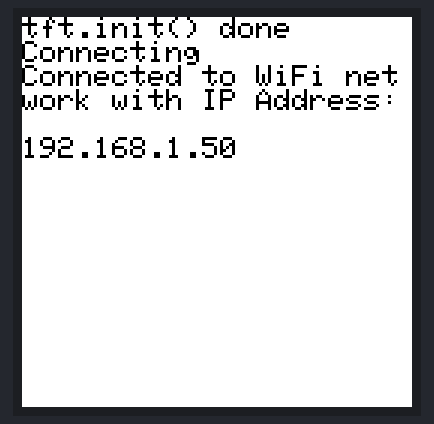
This sketch was run on a simulated ESP32. On the bench: 130×130 colour display. WiFi joins after 1.5 s; servers stay silent unless stated; what the sketch prints to the serial monitor is not drawn.

Above: at 1.6 s.
At 2.9 s:
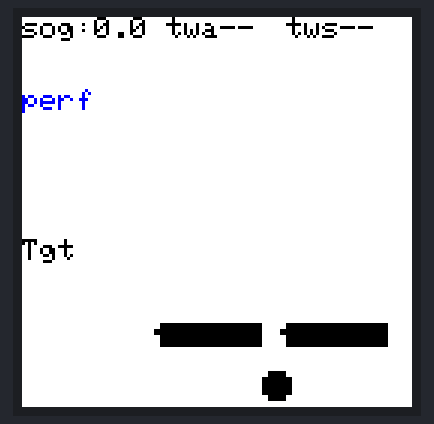

Measured:
- what the display in image 0 shows lasts 1.3 s, from 1.5 s to 2.8 s

The sketch:

AfficheurExtssd1283.ino
```cpp
// (licence header left out)
#include <WiFi.h>
#include <HTTPClient.h>
#include <SSD1283A.h> //Hardware-specific library
#include <Fonts/FreeMonoBoldOblique12pt7b.h>
#include <Fonts/FreeMonoBold18pt7b.h>
#include <Fonts/FreeMonoBold24pt7b.h>

SSD1283A tft(/*CS=5*/ SS, /*A0DC=*/ 17, /*RST=*/ 16, /*LED=*/ 4); //hardware spi,cs,cd,reset,led SCL=18 SDA=23MOSI

#define  BLACK  0x0000
#define BLUE    0x001F
#define RED     0xF800
#define GREEN   0x07E0
#define CYAN    0x07FF
#define MAGENTA 0xF81F
#define YELLOW  0xFFE0
#define WHITE   0xFFFF

// Set your network
const char* ssid = "yourssid";
const char* password = "yourpassword";

//Your IP address or domain name with URL path

const char* serverNameTarg = "http://192.168.0.35/target";
const char* serverNameTws = "http://192.168.0.35/tws";
const char* serverNameSog = "http://192.168.0.35/sog";
const char* serverNameTwa = "http://192.168.0.35/twa";

String tws;
String twa;
String target;
String sog;
int perf;

unsigned long previousMillis = 0;
const long interval = 1000;

void setup() {
  Serial.begin(115200);
  tft.init();
  tft.fillScreen(WHITE);

  // display temperature
  tft.setTextSize(1);
  tft.setTextColor(BLACK);
  tft.setCursor(0, 0);
  tft.println("tft.init() done");
  Serial.println("tft.init() done");


  WiFi.begin(ssid, password);
  tft.println("Connecting");
  while (WiFi.status() != WL_CONNECTED) {
    delay(500);
    Serial.print(".");
  }
  Serial.println("");
  tft.println("Connected to WiFi network with IP Address: ");
  tft.print(WiFi.localIP());
  Serial.print("Connected to WiFi network with IP Address: ");
  Serial.println(WiFi.localIP());
  delay(500);
}

void loop() {
  unsigned long currentMillis = millis();

  if (currentMillis - previousMillis >= interval) {
    // Check WiFi connection status
    if (WiFi.status() == WL_CONNECTED ) {
      sog = httpGETRequest(serverNameSog);
      target = httpGETRequest(serverNameTarg);
      tws = httpGETRequest(serverNameTws);
      twa = httpGETRequest(serverNameTwa);
      Serial.println("sog " + sog +  " perf" + perf + " tgt" + target + " tws" + tws );

      tft.fillScreen(WHITE);

      // display cog
      tft.setFont();
      tft.setTextSize(1);
      tft.setTextColor(BLACK);
      tft.setCursor(0, 0);
      tft.print("sog:");
      int s = sog.toInt();
      tft.print(float(s) / 10, 1);


      // display tws

      tft.setCursor(48, 0);
      tft.print("twa");
      tft.print(twa);

      tft.setCursor(88, 0);
      tft.print("tws");
      tft.print(tws);
      // display Perf
      tft.setTextColor(BLUE);
      tft.setTextSize(1);
      tft.setCursor(0, 24);
      tft.print("perf");

      tft.setCursor(0, 70);
      tft.setTextSize(2);
      int t = target.toInt();
      if (t != 0) {
        perf = (int(float(s) / float(t) * 100));
        tft.setFont(&FreeMonoBold18pt7b);
        if (perf < 100) {
          tft.print(" ");
        }
        tft.print(perf);
      }

      //tft.print(target);
      //display.display();

      // display target
      tft.setTextColor(BLACK);
      tft.setTextSize(1);
      tft.setFont();
      tft.setCursor(0, 74);
      tft.print("Tgt");
      tft.setCursor(0, 118);
      tft.setTextSize(2);
      tft.setFont(&FreeMonoBold18pt7b);
      if (target.toInt() < 100) {
        tft.print(" ");
      }
      tft.print(target);
      tft.setCursor(64, 126);
      tft.print(".");

      // save the last HTTP GET Request
      previousMillis = currentMillis;
    }
    else {
      tft.fillScreen(WHITE);
      Serial.println("WiFi Disconnected");
      tft.setFont();
      tft.setTextSize(2);
      tft.setTextColor(BLACK);
      tft.setCursor(0, 0);
      tft.print("WiFi Disconnected");
    }
  }
}

String httpGETRequest(const char* serverName) {
  HTTPClient http;

  // Your IP address with path or Domain name with URL path
  http.begin(serverName);

  // Send HTTP POST request
  int httpResponseCode = http.GET();

  String payload = "--";

  if (httpResponseCode > 0) {
    Serial.print("HTTP Response code: ");
    Serial.println(httpResponseCode);
    payload = http.getString();
  }
  else {
    Serial.print("Error code: ");
    Serial.println(httpResponseCode);
  }
  // Free resources
  http.end();

  return payload;
}
```
